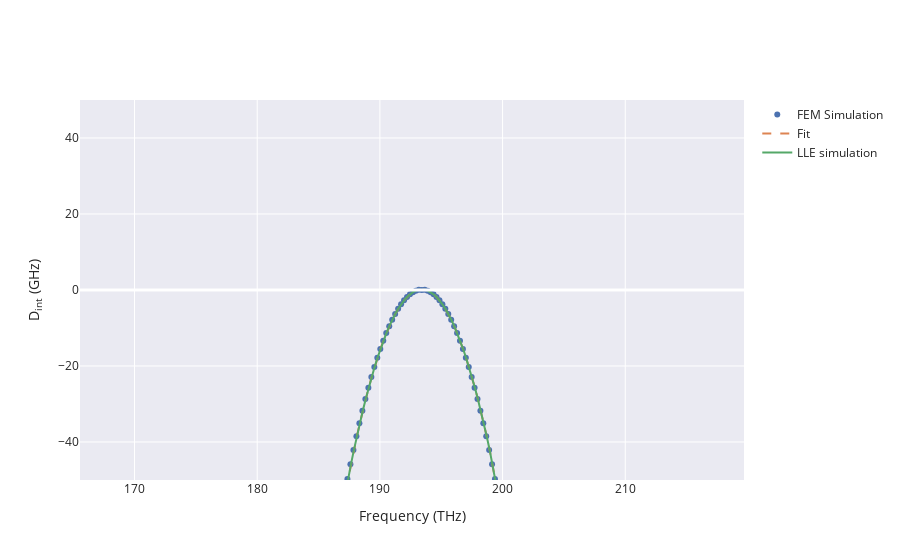

The cell this chart's notebook holds for it:
### Code cell
fig = solverp1.Analyze(plot=True)
fig.update_yaxes(range = [-50, 50], title = 'D<sub>int</sub> (GHz)')
fig.show()

### Figure 1 — Plotly figure (JSON) as saved in the notebook; plotly's stock layout.template omitted (floating-point values rounded to 4 significant figures; data arrays with more than 128 entries replaced by an {"elided": "..."} marker saying what was removed)
{"data": [{"legendgroup": "Pump #0", "mode": "markers", "name": "FEM Simulation", "type": "scatter", "uid": "fff7dc0f-35bf-47a3-8e53-1b29babd4c8f", "x": {"elided": "201 float values"}, "y": {"elided": "201 float values"}}, {"legendgroup": "Pump #0", "line": {"dash": "dash", "width": 2}, "name": "Fit", "type": "scatter", "uid": "ebb90114-0be5-4db9-b432-8c952c6d92aa", "x": {"elided": "201 float values"}, "y": {"elided": "201 float values"}}, {"legendgroup": "Pump #0", "mode": "lines", "name": "LLE simulation", "type": "scatter", "uid": "93f641ce-5bac-4081-8633-36fc5604bf9d", "x": [181.4, 181.6, 181.9, 182.1, 182.4, 182.6, 182.8, 183.1, 183.3, 183.6, 183.8, 184.0, 184.3, 184.5, 184.8, 185.0, 185.2, 185.5, 185.7, 186.0, 186.2, 186.4, 186.7, 186.9, 187.2, 187.4, 187.6, 187.9, 188.1, 188.4, 188.6, 188.8, 189.1, 189.3, 189.6, 189.8, 190.0, 190.3, 190.5, 190.8, 191.0, 191.2, 191.5, 191.7, 192.0, 192.2, 192.5, 192.7, 192.9, 193.2, 193.4, 193.7, 193.9, 194.1, 194.4, 194.6, 194.9, 195.1, 195.3, 195.6, 195.8, 196.1, 196.3, 196.5, 196.8, 197.0, 197.3, 197.5, 197.7, 198.0, 198.2, 198.5, 198.7, 198.9, 199.2, 199.4, 199.7, 199.9, 200.1, 200.4, 200.6, 200.9, 201.1, 201.4, 201.6, 201.8, 202.1, 202.3, 202.6, 202.8, 203.0, 203.3, 203.5, 203.8, 204.0, 204.2, 204.5, 204.7, 205.0, 205.2, 205.4], "y": [-199.5, -191.5, -183.8, -176.2, -168.8, -161.5, -154.4, -147.5, -140.7, -134.1, -127.6, -121.3, -115.1, -109.2, -103.3, -97.65, -92.15, -86.8, -81.61, -76.58, -71.71, -67.0, -62.44, -58.05, -53.82, -49.75, -45.84, -42.09, -38.49, -35.06, -31.79, -28.67, -25.72, -22.92, -20.29, -17.81, -15.5, -13.34, -11.35, -9.511, -7.834, -6.317, -4.96, -3.762, -2.724, -1.846, -1.127, -0.5686, -0.1694, 0.07016, -9.486e-18, 0.07016, -0.1694, -0.5686, -1.127, -1.846, -2.724, -3.762, -4.96, -6.317, -7.834, -9.511, -11.35, -13.34, -15.5, -17.81, -20.29, -22.92, -25.72, -28.67, -31.79, -35.06, -38.49, -42.09, -45.84, -49.75, -53.82, -58.05, -62.44, -67.0, -71.71, -76.58, -81.61, -86.8, -92.15, -97.65, -103.3, -109.2, -115.1, -121.3, -127.6, -134.1, -140.7, -147.5, -154.4, -161.5, -168.8, -176.2, -183.8, -191.5, -199.4]}], "layout": {"shapes": [{"line": {"color": "white", "width": 3}, "opacity": 1, "type": "line", "x0": 0, "x1": 1, "xref": "x domain", "y0": 0, "y1": 0, "yref": "y"}], "xaxis": {"title": {"text": "Frequency (THz)"}}, "yaxis": {"range": [-50, 50], "title": {"text": "D<sub>int</sub> (GHz)"}}}}
